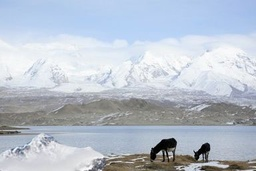
#> input picture t.jpg, 256 x 171 px, shrunk from 384 x 256 before the run
$ python features.py
#> lines starting #> are read from the running program, lines starting #| are printed output that depends on the picture
import numpy as np
import cv2
from scipy import fftpack

def thresholded(center, pixels):
    out = []
    for a in pixels:
        if a >= center:
            out.append(1)
        else:
            out.append(0)
    return out

def get_pixel_else_0(l, idx, idy, default=0):
    try:
        return l[idx,idy]
    except IndexError:
        return default


def LBP_3x3(img):
    transformed_img=img

    for x in range(0, len(img)):
        for y in range(0, len(img[0])):
            center        = img[x,y]
            top_left      = get_pixel_else_0(img, x-1, y-1)
            top_up        = get_pixel_else_0(img, x, y-1)
            top_right     = get_pixel_else_0(img, x+1, y-1)
            right         = get_pixel_else_0(img, x+1, y )
            left          = get_pixel_else_0(img, x-1, y )
            bottom_left   = get_pixel_else_0(img, x-1, y+1)
            bottom_right  = get_pixel_else_0(img, x+1, y+1)
            bottom_down   = get_pixel_else_0(img, x,   y+1 )
            values = thresholded(center, [top_left, top_up, top_right, right, bottom_right, bottom_down, bottom_left, left])
            weights = [1, 2, 4, 8, 16, 32, 64, 128]
            res = 0
            for a in range(0, len(values)):
                res += weights[a] * values[a]

            transformed_img.itemset((x,y), res)

    return transformed_img

def dct_2D(img):
    return fftpack.dct(fftpack.dct(img.T, norm='ortho').T, norm='ortho')


img = cv2.imread("t.jpg")
#> img is the input picture: shape (171, 256, 3); mean B, G, R 204.4, 192.2, 183.3
img1 = cv2.imread("t.jpg",0)
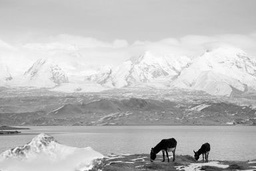
#> img1: shape (171, 256); min 0, max 255, mean 191
transformed_img = cv2.cvtColor(img, cv2.COLOR_BGR2YCR_CB)
#> transformed_img: shape (171, 256, 3); mean of channels 0, 1, 2 191, 122.5, 135.6
y,cr,cb = cv2.split(transformed_img)
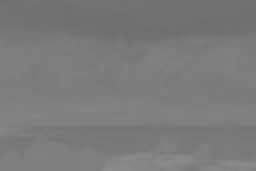
#> cr: shape (171, 256); min 110, max 140, mean 122.5
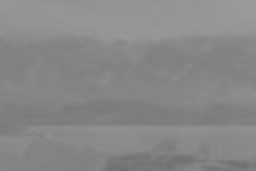
#> cb: shape (171, 256); min 110, max 154, mean 135.6


blocks = np.zeros(cr.shape)
im_h, im_w = (cr.shape[:2])
#> im_h = 171; im_w = 256
bl_h, bl_w = 16, 16

# [9 lines of commented-out code are left out]

crChannelAfterLBP = LBP_3x3(cr)
#> after the loop in LBP_3x3, `for x in range(0, len(img)):`:
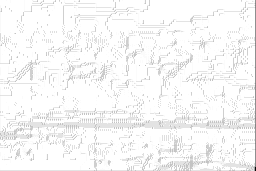
#> img: shape (171, 256); min 3, max 255, mean 246.9
dctMatrix=dct_2D(crChannelAfterLBP)
#> in dct_2D, `return fftpack.dct(fftpack.dct(img.T, norm='ortho').T, norm='ortho')`:
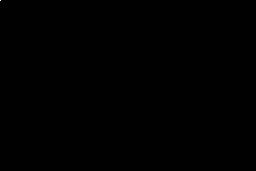
#> returned value: shape (171, 256) float64; min -314.1, max 51666.6, mean 1.2; drawn with min black and max white


# [16 lines of commented-out code are left out]

cv2.waitKey(0)
cv2.destroyAllWindows()
